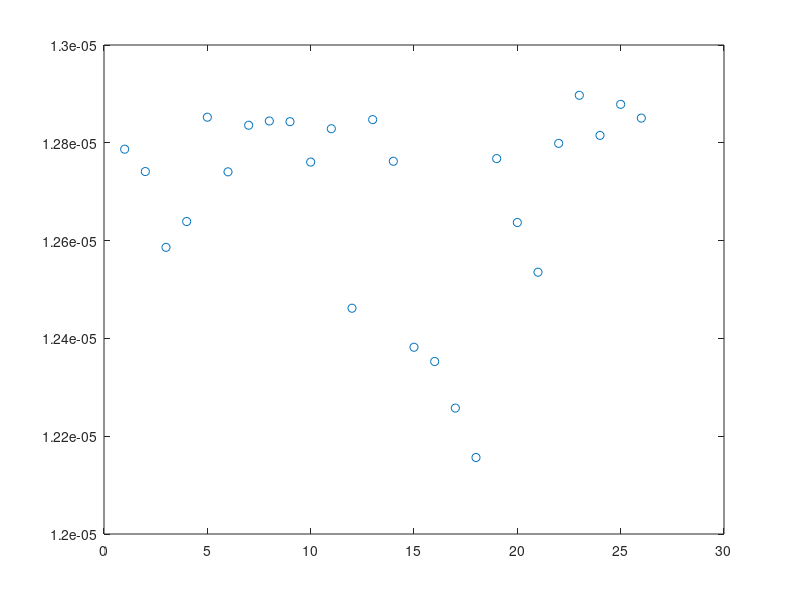

MATLAB code to generate this figure:
gz500 = [9.22816582265551e-05;9.34482082895794e-05;8.62939529087180e-05;8.61681977517105e-05;9.09179750700460e-05;8.66590031734715e-05;9.04193967825833e-05;9.01648229471246e-05;9.02214530992715e-05;8.89273767213067e-05;9.31511664173511e-05;8.12315160202525e-05;7.98585621219286e-05;9.02250727265805e-05;8.89754220505524e-05;8.23468900788404e-05;8.20964385086824e-05;8.12367602036013e-05;8.00000280238431e-05;7.83983191626702e-05;8.86192150187969e-05;8.64514970529005e-05;8.38571634543658e-05;1.17465604697275e-05;2.24366120467568e-05;2.82596702651559e-05;2.31148318133966e-05;8.88237692913052e-05;9.06635267141990e-05;8.94050222688038e-05;9.03913153691913e-05;9.24742447252050e-05;7.26641403583177e-06;-2.88958143232208e-05;-1.50132400922818e-05;-3.04030409923738e-06;-2.52994558519379e-05;-2.79900057036288e-05;-2.58040808145054e-05;1.05686830648473e-06;-2.63176140786063e-06;-6.30167264456831e-06;-9.71216590331978e-06;-1.28810399270730e-05;-1.48711636101710e-05;-1.53801987017137e-05;-1.58687440018733e-05;-1.63733442327234e-05;-1.68394893219475e-05;-1.78114062683976e-05;-1.87406717355152e-05;-1.91962775545808e-05;-1.96431335564619e-05;-2.05049282011899e-05;-2.13456117330832e-05;-2.21783773684426e-05;-2.29783634993136e-05;-2.51291841814296e-05;-2.71301791560500e-05;-2.86386543882532e-05];
gz0 = [7.94947204230937e-05;8.07070045370098e-05;7.37077498489745e-05;7.35291451544044e-05;7.80656078610590e-05;7.39183647489396e-05;7.75834401496853e-05;7.73202418460230e-05;7.73782222128759e-05;7.61667614003838e-05;8.03223936289177e-05;6.87698097094692e-05;6.74126414940522e-05;7.73776743883789e-05;7.62131677901631e-05;6.99649858622402e-05;6.97436843195239e-05;6.89792283403512e-05;6.78435926871356e-05;6.62757736547317e-05;7.58515060151164e-05;7.38144923783179e-05;7.13218035476625e-05;6.70938641553384e-06;1.50177118146993e-05;1.94165621519453e-05;1.52902450675991e-05;7.60249149565743e-05;7.77663764438507e-05;7.65898592084275e-05;7.75126436457526e-05;7.96237323731664e-05;3.54032484401982e-06;-2.61915013867980e-05;-1.42244225025959e-05;-4.52061001610272e-06;-2.30220280919141e-05;-2.54160774652644e-05;-2.36067704399089e-05;-1.48286786097486e-06;-4.25502603827791e-06;-7.05172088780008e-06;-9.82220123095564e-06;-1.24305463179327e-05;-1.40900796477184e-05;-1.45137451696078e-05;-1.49231311736858e-05;-1.53442461544744e-05;-1.57368240594862e-05;-1.65562599396899e-05;-1.73439255304953e-05;-1.77314581775946e-05;-1.81124050448489e-05;-1.88522149427771e-05;-1.95778319453473e-05;-2.02975174490384e-05;-2.09912671818172e-05;-2.28743023159787e-05;-2.46520085120616e-05;-2.59633505310252e-05];
gz500t = gz500.*(gz500> 8e-5);
gz0t = gz0.*(gz500> 8e-5);

diff = gz500t-gz0t;
diff(diff == 0) = [] ;
x = 1:length(diff);
plot (x,diff, 'o')